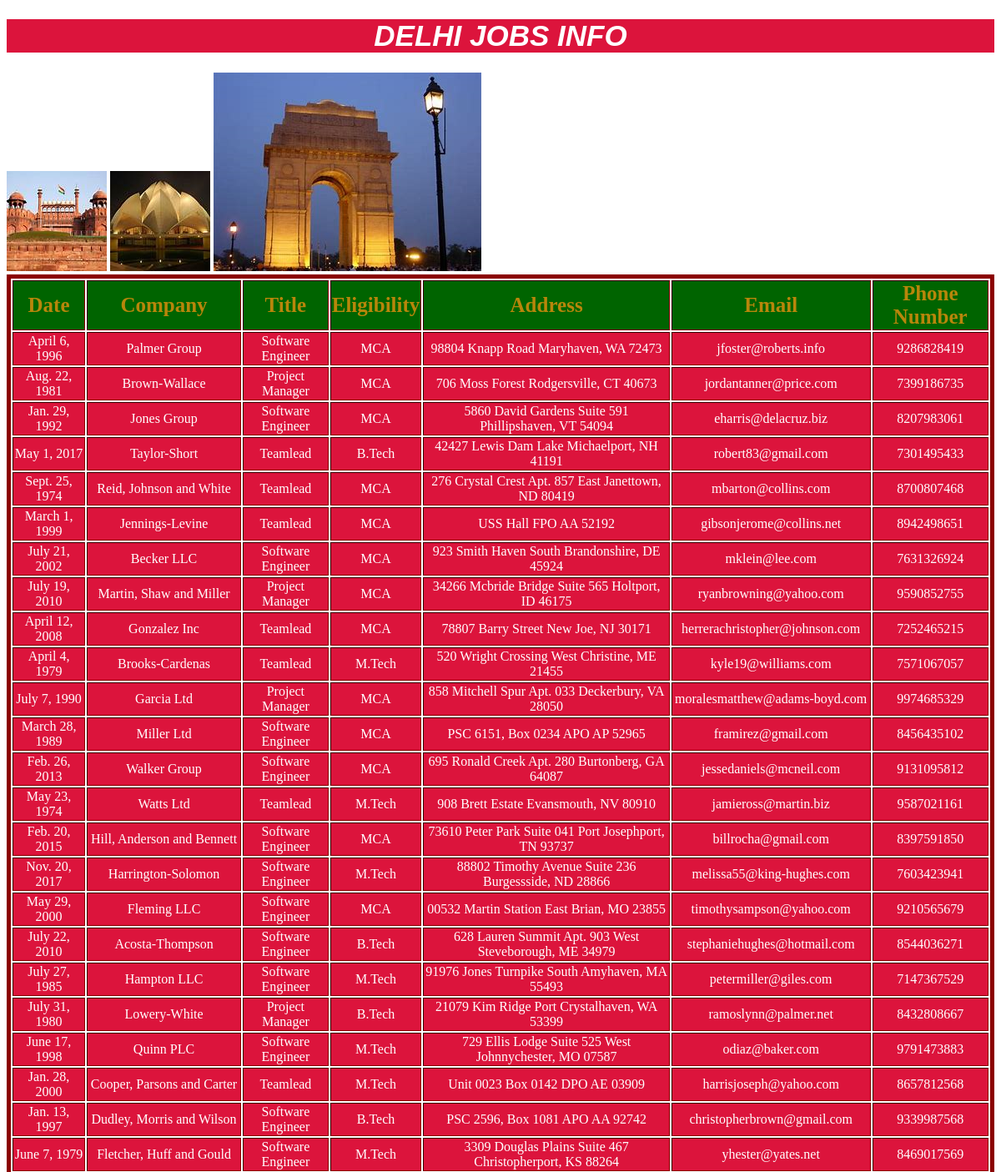
Page /delhijobs/ (upper part) on the committed database.
### jobsapp/models.py (models this page shows)
class Delhijobsinfo(models.Model):
    Date =models.DateField()
    Company = models.CharField(max_length=30)
    Title = models.CharField(max_length=30)
    Eligibility = models.CharField(max_length=30)
    Address = models.CharField(max_length=30)
    Email = models.EmailField()
    PhoneNumber = models.IntegerField()

### jobsapp/views.py (the view)
# urls.py: path('delhijobs/',views.delhijobs),
def delhijobs(request):
    delhijobs_list = Delhijobsinfo.objects.all()
    return render(request,'jobsapp/delhijobs.html', {'data2':delhijobs_list})

### templates/jobsapp/delhijobs.html
<!DOCTYPE html>
{% load staticfiles%}
<html lang="en">
<head>
    <link rel="stylesheet" href="{% static 'css/demo.css' %}">
</head>
<body>
     <h1>DELHI JOBS INFO</h1>
     <img src="{% static 'image/delhi1.jpg' %}">
     <img src="{% static 'image/delhi2.jpg' %}">
     <img src="{% static 'image/delhi3.png' %}">
<table border="2">
    {% if data2 %}
        <thead>
            <th>Date</th>
            <th>Company</th>
            <th>Title</th>
            <th>Eligibility</th>
            <th>Address</th>
            <th>Email</th>
            <th>Phone Number</th>
        </thead>
        {% for x in data2 %}
            <tr>
            <td>{{ x.Date }}</td>
            <td>{{ x.Company }}</td>
            <td>{{ x.Title }}</td>
            <td>{{ x.Eligibility }}</td>
            <td>{{ x.Address }}</td>
            <td>{{ x.Email }}</td>
            <td>{{ x.PhoneNumber }}</td>
            </tr>
        {% endfor %}
    {% endif %}
</table>
</body>
</html>

### static/css/demo.css (style rules this page uses)
body { background-image: url("http://getwallpapers.com/wallpaper/full/e/b/e/574109.jpg"); }
h1 { background-color: crimson; text-align: center; font-size: 35px; font-family: 'Lucida Grande', 'Lucida Sans Unicode', 'Geneva', 'Verdana', sans-serif; font-style: oblique; color: white; }
td { background: crimson; color: white; text-align: center; }
thead { background: darkgreen; color: darkgoldenrod; font-size: 25px; }
table { border: 5px solid darkred; }

### rows in the picture
Delhijobsinfo: Date "April 6, 1996", Company "Palmer Group", Title "Software Engineer", Eligibility "MCA", Address "98804 Knapp Road Maryhaven, WA 72473", Email "jfoster@roberts.info", PhoneNumber "9286828419"
Delhijobsinfo: Date "Aug. 22, 1981", Company "Brown-Wallace", Title "Project Manager", Eligibility "MCA", Address "706 Moss Forest Rodgersville, CT 40673", Email "jordantanner@price.com", PhoneNumber "7399186735"
Delhijobsinfo: Date "Jan. 29, 1992", Company "Jones Group", Title "Software Engineer", Eligibility "MCA", Address "5860 David Gardens Suite 591 Phillipshaven, VT 54094", Email "eharris@delacruz.biz", PhoneNumber "8207983061"
Delhijobsinfo: Date "May 1, 2017", Company "Taylor-Short", Title "Teamlead", Eligibility "B.Tech", Address "42427 Lewis Dam Lake Michaelport, NH 41191", Email "robert83@gmail.com", PhoneNumber "7301495433"
Delhijobsinfo: Date "Sept. 25, 1974", Company "Reid, Johnson and White", Title "Teamlead", Eligibility "MCA", Address "276 Crystal Crest Apt. 857 East Janettown, ND 80419", Email "mbarton@collins.com", PhoneNumber "8700807468"
Delhijobsinfo: Date "March 1, 1999", Company "Jennings-Levine", Title "Teamlead", Eligibility "MCA", Address "USS Hall FPO AA 52192", Email "gibsonjerome@collins.net", PhoneNumber "8942498651"
Delhijobsinfo: Date "July 21, 2002", Company "Becker LLC", Title "Software Engineer", Eligibility "MCA", Address "923 Smith Haven South Brandonshire, DE 45924", Email "mklein@lee.com", PhoneNumber "7631326924"
Delhijobsinfo: Date "July 19, 2010", Company "Martin, Shaw and Miller", Title "Project Manager", Eligibility "MCA", Address "34266 Mcbride Bridge Suite 565 Holtport, ID 46175", Email "ryanbrowning@yahoo.com", PhoneNumber "9590852755"
Delhijobsinfo: Date "April 12, 2008", Company "Gonzalez Inc", Title "Teamlead", Eligibility "MCA", Address "78807 Barry Street New Joe, NJ 30171", Email "herrerachristopher@johnson.com", PhoneNumber "7252465215"
Delhijobsinfo: Date "April 4, 1979", Company "Brooks-Cardenas", Title "Teamlead", Eligibility "M.Tech", Address "520 Wright Crossing West Christine, ME 21455", Email "kyle19@williams.com", PhoneNumber "7571067057"
Delhijobsinfo: Date "July 7, 1990", Company "Garcia Ltd", Title "Project Manager", Eligibility "MCA", Address "858 Mitchell Spur Apt. 033 Deckerbury, VA 28050", Email "moralesmatthew@adams-boyd.com", PhoneNumber "9974685329"
Delhijobsinfo: Date "March 28, 1989", Company "Miller Ltd", Title "Software Engineer", Eligibility "MCA", Address "PSC 6151, Box 0234 APO AP 52965", Email "framirez@gmail.com", PhoneNumber "8456435102"
Delhijobsinfo: Date "Feb. 26, 2013", Company "Walker Group", Title "Software Engineer", Eligibility "MCA", Address "695 Ronald Creek Apt. 280 Burtonberg, GA 64087", Email "jessedaniels@mcneil.com", PhoneNumber "9131095812"
Delhijobsinfo: Date "May 23, 1974", Company "Watts Ltd", Title "Teamlead", Eligibility "M.Tech", Address "908 Brett Estate Evansmouth, NV 80910", Email "jamieross@martin.biz", PhoneNumber "9587021161"
Delhijobsinfo: Date "Feb. 20, 2015", Company "Hill, Anderson and Bennett", Title "Software Engineer", Eligibility "MCA", Address "73610 Peter Park Suite 041 Port Josephport, TN 93737", Email "billrocha@gmail.com", PhoneNumber "8397591850"
Delhijobsinfo: Date "Nov. 20, 2017", Company "Harrington-Solomon", Title "Software Engineer", Eligibility "M.Tech", Address "88802 Timothy Avenue Suite 236 Burgessside, ND 28866", Email "melissa55@king-hughes.com", PhoneNumber "7603423941"
Delhijobsinfo: Date "May 29, 2000", Company "Fleming LLC", Title "Software Engineer", Eligibility "MCA", Address "00532 Martin Station East Brian, MO 23855", Email "timothysampson@yahoo.com", PhoneNumber "9210565679"
Delhijobsinfo: Date "July 22, 2010", Company "Acosta-Thompson", Title "Software Engineer", Eligibility "B.Tech", Address "628 Lauren Summit Apt. 903 West Steveborough, ME 34979", Email "stephaniehughes@hotmail.com", PhoneNumber "8544036271"
Delhijobsinfo: Date "July 27, 1985", Company "Hampton LLC", Title "Software Engineer", Eligibility "M.Tech", Address "91976 Jones Turnpike South Amyhaven, MA 55493", Email "petermiller@giles.com", PhoneNumber "7147367529"
Delhijobsinfo: Date "July 31, 1980", Company "Lowery-White", Title "Project Manager", Eligibility "B.Tech", Address "21079 Kim Ridge Port Crystalhaven, WA 53399", Email "ramoslynn@palmer.net", PhoneNumber "8432808667"
Delhijobsinfo: Date "June 17, 1998", Company "Quinn PLC", Title "Software Engineer", Eligibility "M.Tech", Address "729 Ellis Lodge Suite 525 West Johnnychester, MO 07587", Email "odiaz@baker.com", PhoneNumber "9791473883"
Delhijobsinfo: Date "Jan. 28, 2000", Company "Cooper, Parsons and Carter", Title "Teamlead", Eligibility "M.Tech", Address "Unit 0023 Box 0142 DPO AE 03909", Email "harrisjoseph@yahoo.com", PhoneNumber "8657812568"
Delhijobsinfo: Date "Jan. 13, 1997", Company "Dudley, Morris and Wilson", Title "Software Engineer", Eligibility "B.Tech", Address "PSC 2596, Box 1081 APO AA 92742", Email "christopherbrown@gmail.com", PhoneNumber "9339987568"
Delhijobsinfo: Date "June 7, 1979", Company "Fletcher, Huff and Gould", Title "Software Engineer", Eligibility "M.Tech", Address "3309 Douglas Plains Suite 467 Christopherport, KS 88264", Email "yhester@yates.net", PhoneNumber "8469017569"
